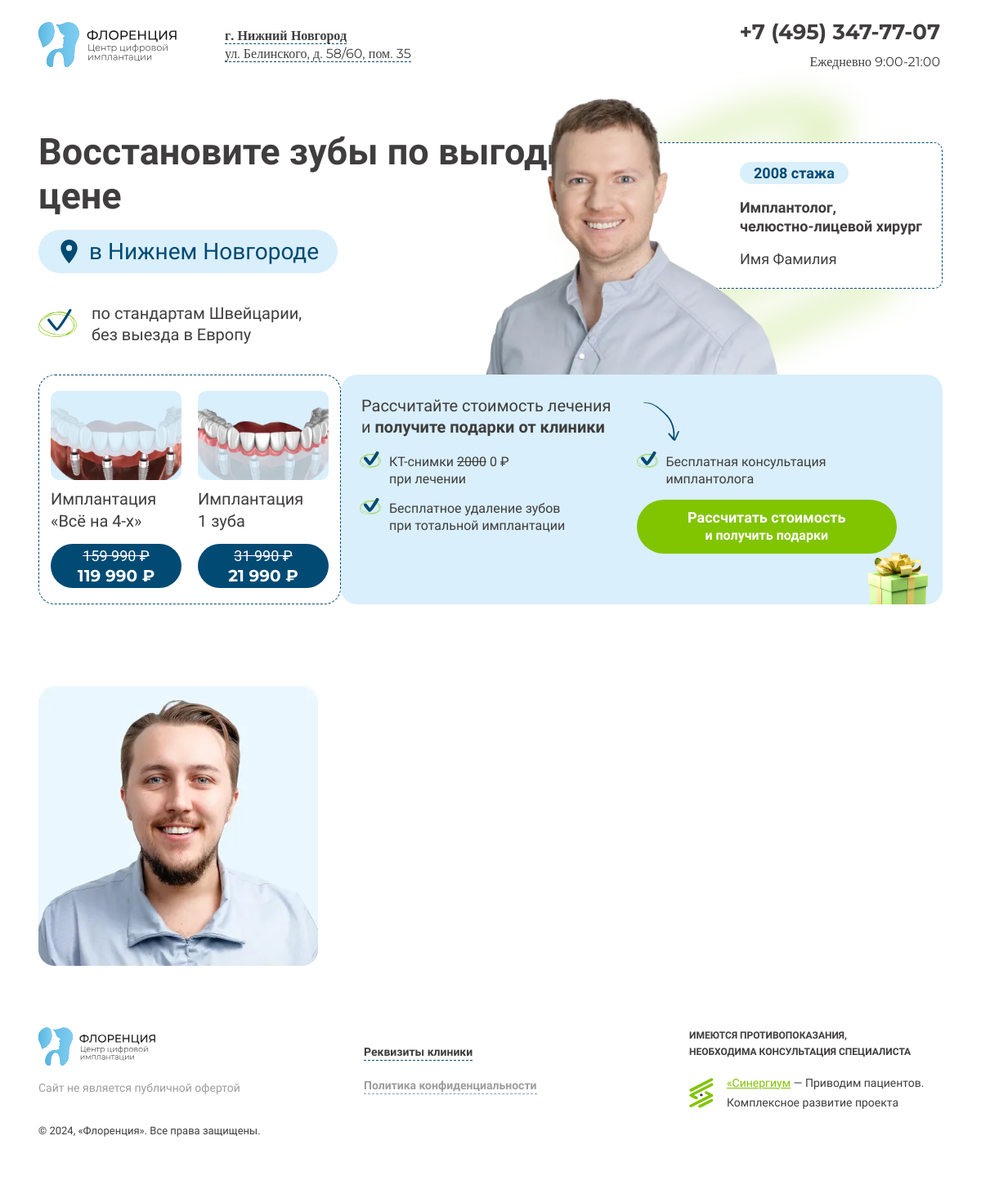
Before: / with the older database file.
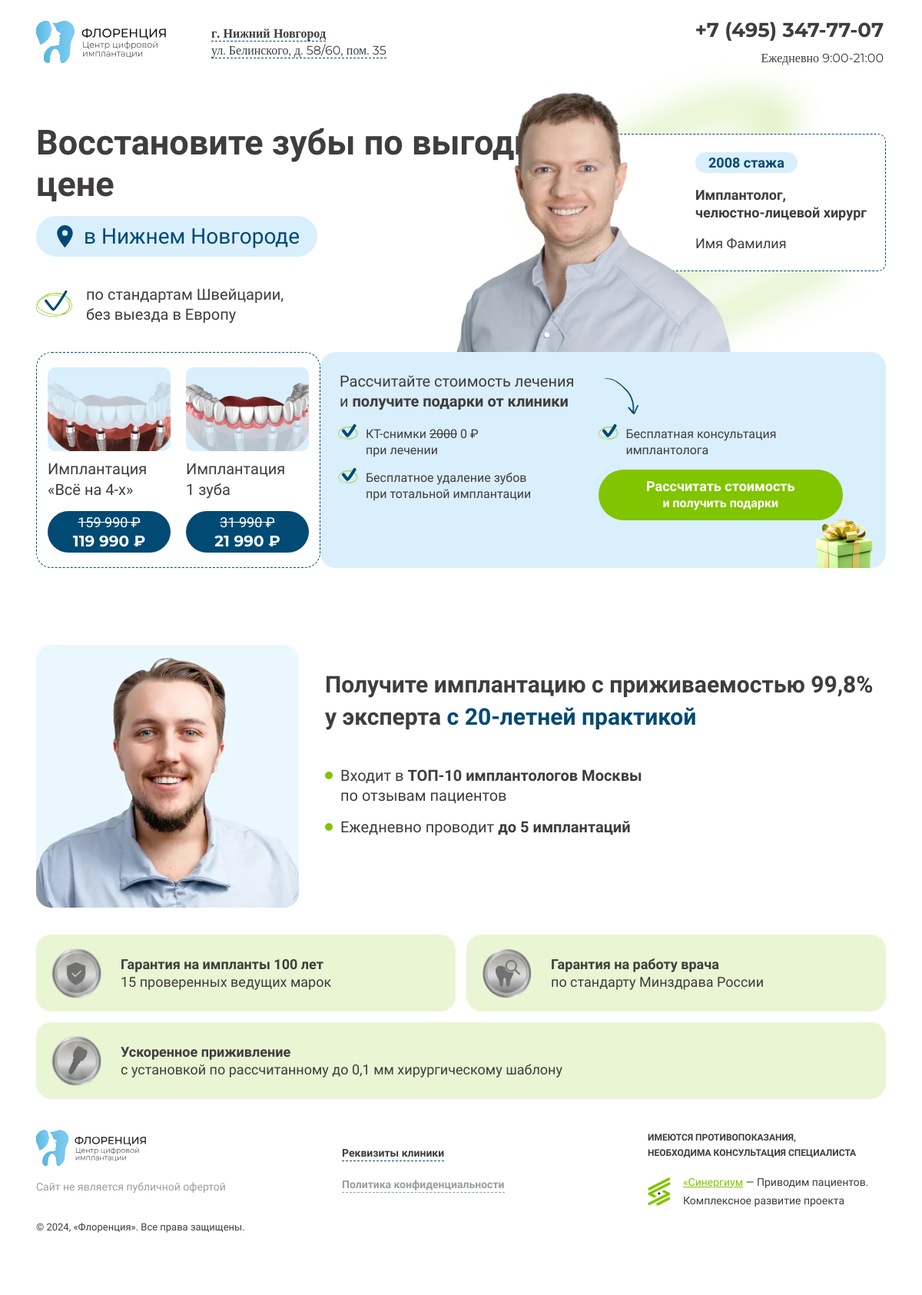
After: the same page with the newer database file.
### _site/models.py (models this page shows, shortened)
class SiteSettings(models.Model):
    title = models.CharField(max_length=255, verbose_name="Заголовок сайта", default="")
    description = models.TextField(verbose_name="Описание сайта", default="")
    phone = models.CharField(max_length=20, verbose_name="Телефон", default="")
    phone_moderate = models.CharField(max_length=20, verbose_name="Телефон (модерация)", default="")
    city = models.CharField(max_length=255, verbose_name="Город", default="")
    street = models.CharField(max_length=255, verbose_name="Улица", default="")
    work_time = models.CharField(max_length=255, verbose_name="Рабочее время", default="")
    is_moderate = models.BooleanField(default=False, verbose_name="Сайт на модерации?")
    class Meta:
        verbose_name = "Настройки сайта"
        verbose_name_plural = "1.Настройки сайта"

class FirstScreenSettings(models.Model):
    title = models.CharField(max_length=255, verbose_name="Заголовок", default="")
    location = models.CharField(max_length=255, verbose_name="Место", default="")
    subtitle = models.CharField(max_length=255, verbose_name="Подзаголовок", default="")
    employee_experience = models.IntegerField(verbose_name="С какого года работает?", default="")
    employee_profession = models.CharField(max_length=255, verbose_name="Специальность", default="")
    employee_fio = models.CharField(max_length=255, verbose_name="ФИО врача", default="")
    service_1_title = models.CharField(max_length=255, verbose_name="Заголовок услуги 1", default="")
    service_1_old_price = models.CharField(max_length=255, verbose_name="Старая цена услуги 1", default="")
    service_1_new_price = models.CharField(max_length=255, verbose_name="Новая цена услуги 1", default="")
    service_2_title = models.CharField(max_length=255, verbose_name="Заголовок услуги 2", default="")
    service_2_old_price = models.CharField(max_length=255, verbose_name="Старая цена услуги 2", default="")
    service_2_new_price = models.CharField(max_length=255, verbose_name="Новая цена услуги 2", default="")
    gifts_title = models.CharField(max_length=255, verbose_name="Заголовок блока", default="")
    gifts = models.ManyToManyField(Gift, verbose_name="Подарки (выберите 1 и более)", related_name='gifts')
    class Meta:
        verbose_name = "Первый экран"
        verbose_name_plural = "2.Первый экран"

class Gift(models.Model):
    order = models.PositiveIntegerField(default=0, verbose_name='Порядок')
    title = models.CharField(max_length=255, verbose_name="Заголовок", default="")
    class Meta:
        ordering = ['order']
        verbose_name = "Подарок"
        verbose_name_plural = "Подарки"

class AdvantagesScreenSettings(models.Model):
    title = models.CharField(max_length=512, verbose_name="Заголовок", default="")
    info_list = models.TextField(verbose_name="Список", default="")
    advantages = models.ManyToManyField(Advantage, verbose_name="Преимущества (выберите 1 и более)", related_name='advantages')
    class Meta:
        verbose_name = 'Экран "преимущества"'
        verbose_name_plural = '3.Экран "преимущества"'

class Advantage(models.Model):
    order = models.PositiveIntegerField(default=0, verbose_name='Порядок')
    title = models.CharField(max_length=255, verbose_name="Заголовок", default="")
    subtitle = models.CharField(max_length=255, verbose_name="Подзаголовок", default="")
    image = models.ImageField(upload_to="static/modules/m-advantages", verbose_name="Изображение")
    class Meta:
        ordering = ['order']
        verbose_name = "Преимущества"
        verbose_name_plural = "Преимущества"

### _site/views.py (the view)
# urls.py: path('', views.index, name='index'),
def index(request):
    common = SiteSettings.objects.first()
    first_screen = FirstScreenSettings.objects.first()
    advantages_screen = AdvantagesScreenSettings.objects.first()
    data = {
        'common': common,
        'first_screen': first_screen,
        'advantages_screen': advantages_screen
    }
    return render(request, 'index.html', {'data': data})

### _site/templatetags/custom_tags.py (called while the page is built)
@register.simple_tag
def img_tag(src, width, height, classes="", alt="", is_absolute_src=False):
    static_src = static('/modules/' + str(src))
    if is_absolute_src:
        static_src = src
    html = f'<img src="{static_src}" width="{width}" height="{height}" class="{classes}" alt="{alt}" onError="this.src = `https://placehold.co/{width}x{height}`">'
    return mark_safe(html)

### _site/templates/index.html (shortened to what this page needs)
{% extends '_base.html' %}
{% block page_content %}
    {% include "m-header/tpl.html" with data=data %}
    {% include "m-first-screen/tpl.html" with data=data %}
    {% include "m-advantages/tpl.html" with data=data %}
    {% include "m-footer/tpl.html" %}
{% endblock %}

### _site/templates/_base.html (shortened to what this page needs)
{% load static %}
<!DOCTYPE html>
<html lang="ru">
<head>
    <link rel="stylesheet" href="{% static '/css/styles.css' %}">
</head>
<body>
    <main>
        {% block page_content %}
        {% endblock %}
    </main>
</body>
</html>

### modules/m-header/tpl.html
{% load custom_tags %}
<header class="header">
    <div class="container header__container">
        <div class="header__row">
            {% img_tag src="m-header/m-header-logo.svg" width="200" height="65" classes="header__logo" alt="Флоренция" %}
            <div class="header__address">
                <a href="#" class="header__address-link link">
                    <span>
                        <span class="header__address-link_city">{{ data.common.city|safe }}</span>
                        <br>
                        <span>{{ data.common.street|safe }}</span>
                    </span>
                </a>
            </div>
            <div class="header__data">
                <a href="#" class="header__phone nobr">
                    {% if data.common.is_moderate %}
                        {{ data.common.phone_moderate|safe}}
                    {% else %}
                        {{ data.common.phone|safe}}
                    {% endif %}
                </a>
                {% if data.common.work_time %}
                    <span class="header__worktime">
                        {{ data.common.work_time }}
                    </span>
                {% endif %}
            </div>
        </div>
    </div>
</header>

### modules/m-first-screen/tpl.html
{% load custom_tags %}
<div class="fs">
    <div class="container">
        <div class="fs__grid">
            <div class="fs__data">
                <h1 class="fs__title">{{ data.first_screen.title|safe }}</h1>
                <div class="fs__location">{{ data.first_screen.location|safe }}</div>
                <p class="fs__subtitle">
                    <span>{{ data.first_screen.subtitle|safe }}</span>
                </p>
            </div>
            <div class="fs__employee">
                <div class="fs__employee-img-wrapper">
                    {% img_tag src="m-first-screen/m-first-screen-doctor.webp" width="572" height="491" classes="" alt="Врач" %}
                </div>
                <div class="fs__employee-inform">
                    <div class="fs__employee-experience">{{ data.first_screen.employee_experience|safe }} стажа</div>
                    <div class="fs__employee-profession">{{ data.first_screen.employee_profession|safe }}</div>
                    <div class="fs__employee-fio">{{ data.first_screen.employee_fio|safe }}</div>
                </div>
            </div>
            <div class="fs__prices">
                <div class="fs__prices-item">
                    <div class="fs__prices-item-img-wrapper">
                        {% img_tag src="m-first-screen/m-first-screen-price-1.webp" width="209" height="142" classes="fs__prices-item-img" alt="Имплантация «Всё на 4-х»" %}
                    </div>
                    <p class="fs__prices-text">
                        {{ data.first_screen.service_1_title|safe }}
                    </p>
                    <div class="fs__prices-price">
                        <span class="fs__price-old nobr through">
                            {{ data.first_screen.service_1_old_price|safe }}
                        </span>
                        <span class="fs__price-new nobr">
                            {{ data.first_screen.service_1_new_price|safe }}
                        </span>
                    </div>
                </div>
                <div class="fs__prices-item">
                    <div class="fs__prices-item-img-wrapper">
                        {% img_tag src="m-first-screen/m-first-screen-price-2.webp" width="209" height="142" classes="fs__prices-item-img" alt="Имплантация 1 зуба" %}
                    </div>
                    <p class="fs__prices-text">{{ data.first_screen.service_2_title|safe }}</p>
                    <div class="fs__prices-price">
                        <span class="fs__price-old nobr through">
                            {{ data.first_screen.service_2_old_price|safe }}
                        </span>
                        <span class="fs__price-new nobr">
                            {{ data.first_screen.service_2_new_price|safe }}
                        </span>
                    </div>
                </div>
            </div>
            <div class="fs__present">
                <div class="fs__present-title">{{ data.first_screen.gifts_title|safe }}</div>
                <ul class="fs__present-list">
                    {% for gift in data.first_screen.gifts.all %}
                        <li>{{ gift.title|safe }}</li>
                    {% endfor %}
                    <li>
                        <div class="fs__present-but-wrapper">
                            <button class="fs__present-but button">
                                Рассчитать стоимость<br>
                                <span class="fs__present-but_text">и получить подарки</span>
                            </button>
                        </div>
                    </li>
                </ul>
                {% img_tag src="m-first-screen/m-first-screen-gift.webp" width="214" height="198" classes="fs__present-img" alt="Подарок" %}
            </div>
         </div>
     </div>
</div>

### modules/m-advantages/tpl.html
{% load custom_tags %}
<section class="advantages">
    <div class="container">
        <div class="advantages__grid">
            <div class="advantages__img">
                {% img_tag src="m-advantages/m-advantages-doctor.webp" width="342" height="342" classes="" alt="Врач" %}
            </div>
            <h2 class="h2 advantages__title">
                {{ data.advantages_screen.title|safe }}
            </h2>
            <ul class="advantages__info-list">
                {{ data.advantages_screen.info_list|safe }}
            </ul>
            <ul class="advantages__items-list">
                {% for advantage in data.advantages_screen.advantages.all %}
                    <li class="advantages__item">
                        {% img_tag src=advantage.image is_absolute_src=True width="72" height="72" classes="advantages__item-img" alt="Преимущество" %}
                        <div class="advantages__item-text">
                            <div class="bold">{{ advantage.title|safe }}</div>
                            {{ advantage.subtitle|safe }}
                        </div>
                    </li>
                {% endfor %}
            </ul>
        </div>
    </div>
</section>

### modules/m-footer/tpl.html
{% load custom_tags %}
<footer class="footer">
    <div class="container">
        <div class="footer__grid">
            <div class="footer__logo">
                {% img_tag src="m-footer/m-footer-logo.svg" width="174" height="56" classes="footer__logo-img" alt="Логотип" %}
                <div class="footer__oferta">Сайт не является публичной офертой</div>
            </div>
            <div class="footer__specialist">Имеются противопоказания, необходима консультация специалиста</div>
            <div class="footer__links">
                <a href="#" class="footer__link link">Реквизиты клиники</a>
                <a href="#" class="footer__link link">Политика конфиденциальности</a>
            </div>
            <div class="footer__sinergium">
                {% img_tag src="m-footer/m-footer-sinergium.svg" width="30" height="37" classes="footer__sinergium-logo" alt="Синергиум" %}
                <div class="footer__sinergium-text">
                    <a href="#" class="accent">«Синергиум</a> —&nbsp;Приводим пациентов.
                    Комплексное развитие проекта
                </div>
            </div>
            <div class="footer__copyright">© 2024, «Флоренция». Все права защищены.</div>
        </div>
    </div>
</footer>

Changed rows visible on the page:
added AdvantagesScreenSettings: advantages_screen "Получите имплантацию с приживаемостью 99,8% у эксперта с 20-летней практикой", advantages_screen.info_list "Входит в ТОП-10 имплантологов Москвы по отзывам пациентов Ежедневно проводит до 5 имплантаций"
added Advantage: image (picture), title "Гарантия на импланты 100 лет", subtitle "15 проверенных ведущих марок"
added Advantage: image (picture), title "Гарантия на работу врача", subtitle "по стандарту Минздрава России"
added Advantage: image (picture), title "Ускоренное приживление", subtitle "с установкой по рассчитанному до 0,1 мм хирургическому шаблону"
